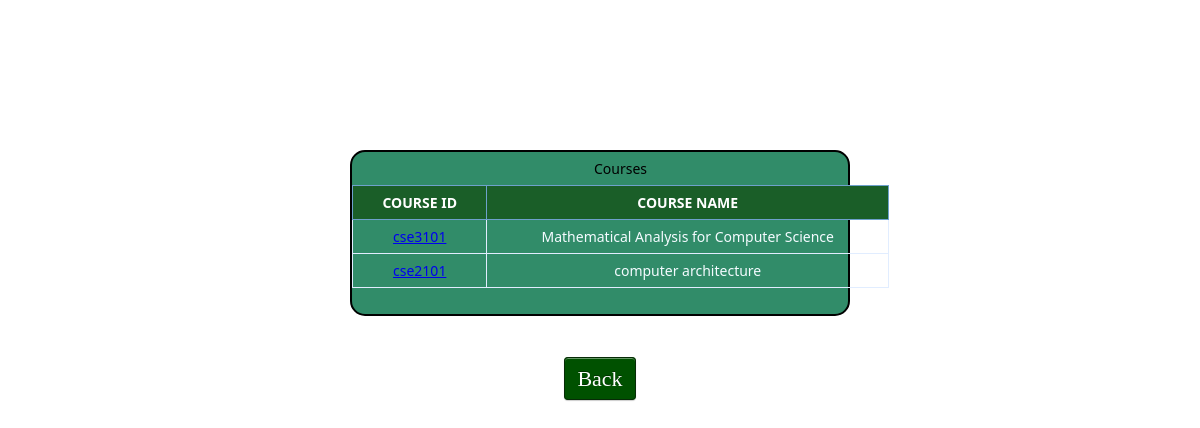
/pdp/show_course.php (signed in), run on the app's committed database.
### tables this page shows
CREATE TABLE `takes_tbl` (
  `course_id` varchar(100) NOT NULL,
  `tec_id` int(10) NOT NULL
);

CREATE TABLE `course_tbl2` (
  `course_id` varchar(100) NOT NULL,
  `title` varchar(100) NOT NULL,
  `dep_id` int(10) NOT NULL,
  `credits` float NOT NULL
);

### pdp/show_course.php (the view, shortened to what this page needs)
<?php
	$db = mysqli_connect("localhost","root","","authentication");
	$usernamefc = mysql_real_escape_string($_SESSION['usernamefc']);
	$sql = "SELECT * FROM teacher_tbl,takes_tbl,course_tbl2 where teacher_tbl.tec_id=takes_tbl.tec_id
	and takes_tbl.course_id=course_tbl2.course_id and teacher_tbl.email='$usernamefc'";
	$result = mysqli_query($db,$sql);
?>
<!DOCTYPE html>
<html>
<head>
</head>
<body>
<div class="phg">
<table class="data-table">
		<caption class="title">Courses</caption>
		<thead>
			<tr>
				<th>Course ID</th>
				<th>Course Name</th>
			</tr>
		</thead>
		<tbody>
		<?php
		while($row = mysqli_fetch_assoc($result)){
echo "<tr>";
echo "<td><a href='show_result_hp.php?id=" . $row['course_id'] . "'>". $row['course_id']  ."</a></td>";
echo "<td>". $row['title'] ."</td>";
echo "</tr>";
}
		?>
		</tbody>
	</table>
	<?php print "<br>"; ?>
	</div>
	<center><a class="link_button" href="teacher_login_page.php">Back</a><br></center>
</body>
</html>

### pdp/show_course.php (style rules this page uses)
body { font-size: 15px; color: #343d44; font-family: "segoe-ui", "open-sans", tahoma, arial; padding: 0; margin: 150px; background-image: url("5.jpg"); }
table { margin: auto; font-family: "Lucida Sans Unicode", "Lucida Grande", "Segoe Ui"; font-size: 12px; }
table td { transition: all .5s; }
.data-table { border-collapse: collapse; font-size: 14px; min-width: 537px; }
.data-table th, .data-table td { border: 1px solid #e1edff; padding: 7px 17px; }
.data-table caption { margin: 7px; }
.data-table thead th { background-color:#1a5e28; color: #FFFFFF; border-color: #6ea1cc !important; text-transform: uppercase; }
.data-table tbody td { color:#f4fbff; text-align: center; }
.data-table tbody td:first-child, .data-table tbody td:nth-child(4), .data-table tbody td:last-child { text-align: center; }
.phg { background-color:#318c69; font-size: 22px; font-family: Tahoma; font-type: Helvetic; color: black; margin-top:60px; margin-bottom: 50px; margin-left:200px; margin-right:200px; border: 2px solid black; border-radius: 15px; }
.link_button { font-size: 22px; font-family: Tahoma; font-type: Helvetic; -webkit-border-radius: 4px; -moz-border-radius: 4px; border-radius: 4px; border: solid 1px #072b07; text-shadow: 0 -1px 0 rgba(0, 0, 0, 0.4); -webkit-box-shadow: inset 0 1px 0 rgba(255, 255, 255, 0.4), 0 1px 1px rgba(0, 0, 0, 0.2); -moz-box-shadow: inset 0 1px 0 rgba(255, 255, 255, 0.4), 0 1px 1px rgba(0, 0, 0, 0.2); box-shadow: inset 0 1px 0 rgba(255, 255, 255, 0.4), 0 1px 1px rgba(0, 0, 0, 0.2); background: #005100; color: #FFF; padding: 8px 12px; text-decoration: none; }

### data on the page
takes_tbl: course.course_id "cse3101", course.title "Mathematical Analysis for Computer Science"
takes_tbl: course.course_id "cse2101", course.title "computer architecture"
